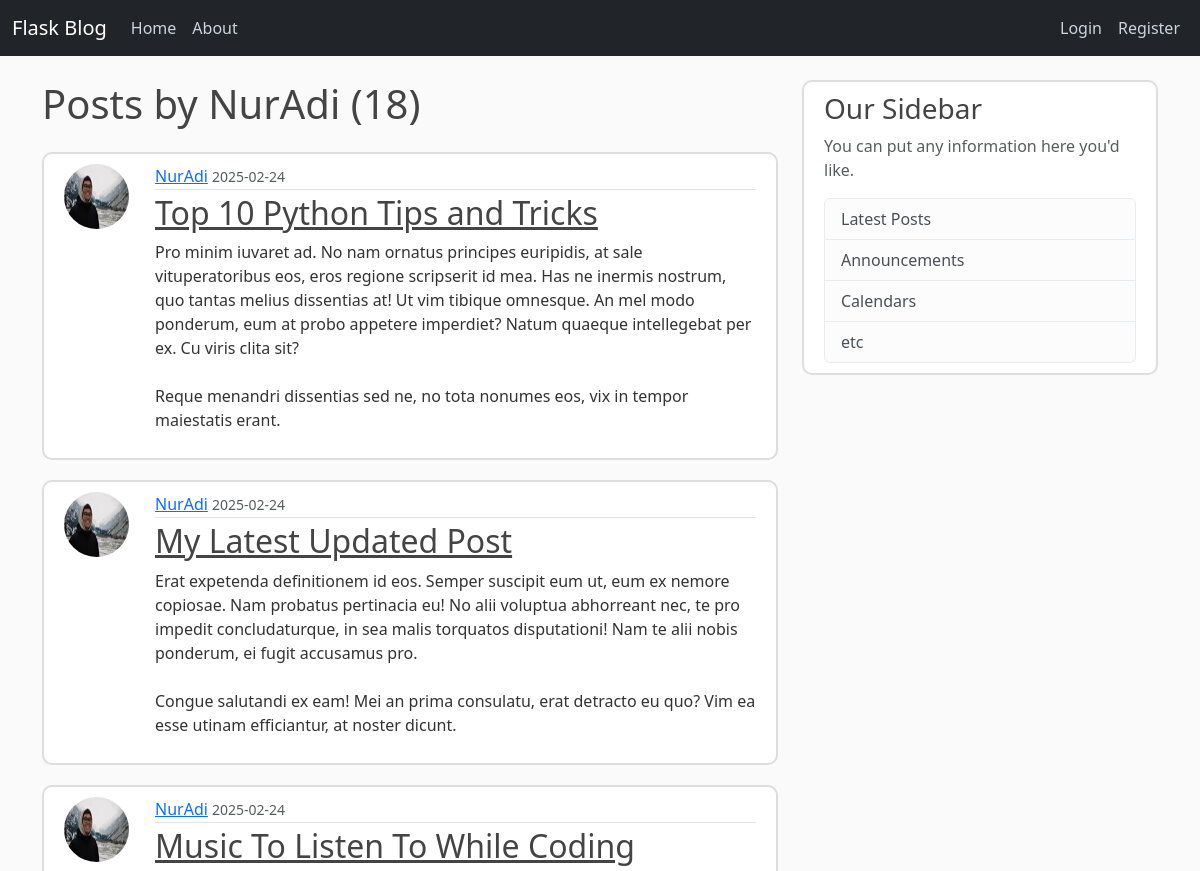
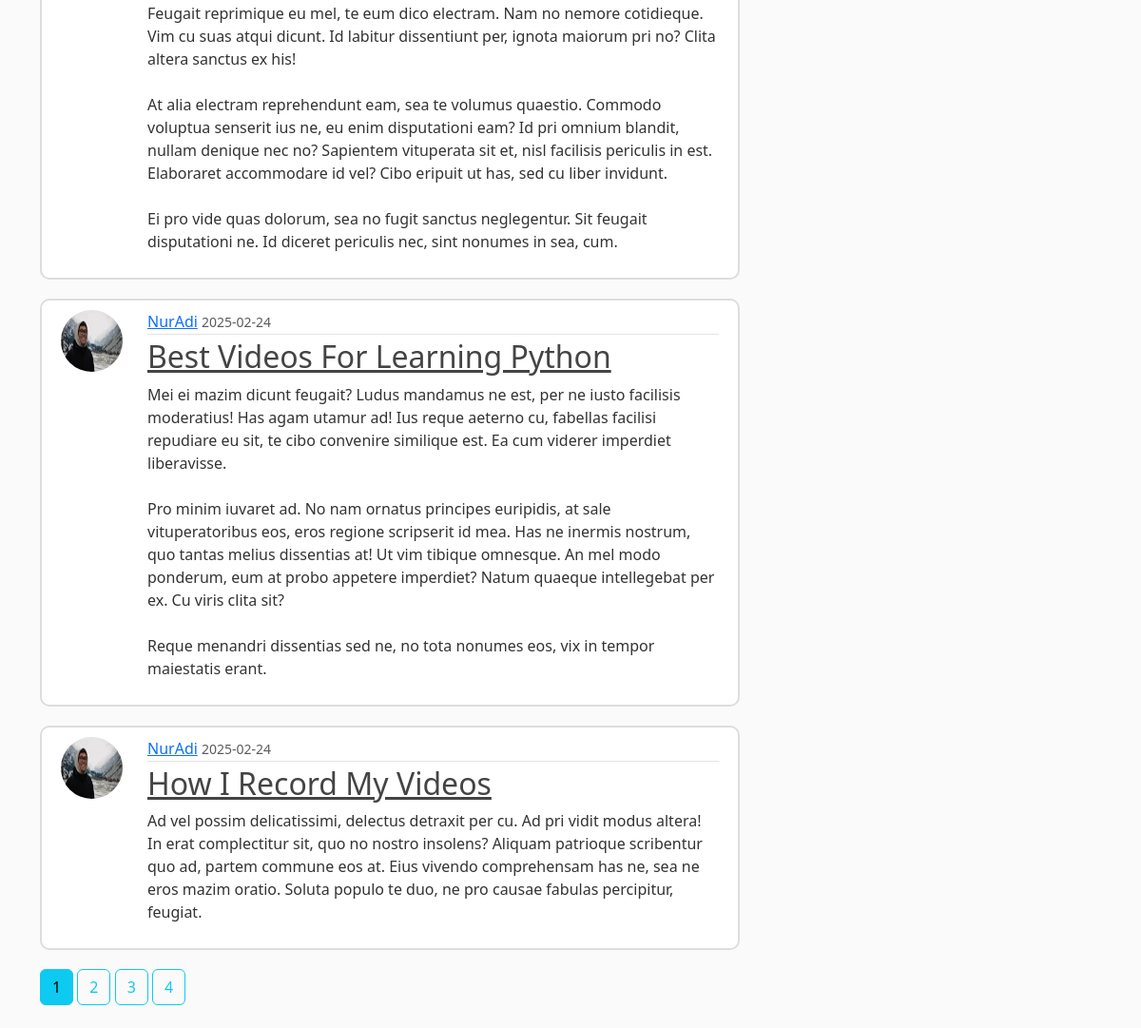
The app's page /user/NurAdi with its own data (2 pictures, top to bottom).
### flaskblog/models.py (models this page shows, shortened)
class User(db.Model, UserMixin):
    id = db.Column(db.Integer, primary_key=True)
    username = db.Column(db.String(20), unique=True, nullable=False)
    email = db.Column(db.String(120), unique=True, nullable=False)
    image_file = db.Column(db.String(20), nullable=False, default='default.jpg')
    password = db.Column(db.String(60), nullable=False)
    posts = db.relationship('Post', backref='author', lazy=True)

class Post(db.Model):
    id = db.Column(db.Integer, primary_key=True)
    title = db.Column(db.String(20), nullable=False)
    date_posted = db.Column(db.DateTime, nullable=False, default=datetime.now)
    content = db.Column(db.Text, nullable=False)
    user_id = db.Column(db.Integer, db.ForeignKey('user.id'), nullable=False)

### flaskblog/users/routes.py (the view)
@users.route('/user/<string:username>')
def user_posts(username):
    page = request.args.get('page', 1, type=int)
    user = User.query.filter_by(username=username).first_or_404()
    posts = Post.query.filter_by(author=user)\
        .order_by(Post.date_posted.desc())\
        .paginate(page=page, per_page=5)
    return render_template('user_posts.html', posts=posts, user=user)

### flaskblog/templates/user_posts.html
{% extends 'layout.html' %}
{% block content %}
	<h1 class="mb-4">Posts by {{ user.username }} ({{ posts.total }})</h1>
    {% for post in posts %}
        <article class="media content-section">
            <img class="rounded-circle article-img" src="{{ url_for('static', filename='profile_pics/' + post.author.image_file) }}">
          <div class="media-body">
            <div class="article-metadata">
              <a class="mr-2" href="{{ url_for('users.user_posts', username=post.author.username) }}">{{ post.author.username }}</a>
              <small class="text-muted">{{ post.date_posted.strftime('%Y-%m-%d') }}</small>
            </div>
            <h2><a class="article-title" href="{{ url_for('posts.post', post_id=post.id )}}">{{ post.title }}</a></h2>
            <p class="article-content">{{ post.content }}</p>
          </div>
        </article>
    {% endfor %}
    {% for page_num in posts.iter_pages(left_edge=1, right_edge=1, left_current=1, right_current=2) %}
        {% if page_num %}
            {% if page_num == posts.page %}
                <a class="btn btn-info mb-4" href="{{ url_for('users.user_posts', username=user.username, page=page_num) }}">{{ page_num }}</a>
            {% else %}
                <a class="btn btn-outline-info mb-4" href="{{ url_for('users.user_posts', username=user.username, page=page_num) }}">{{ page_num }}</a>
            {% endif %}
        {% else %}
            ...
        {% endif %}
    {% endfor %}
{% endblock content %}

### flaskblog/static/main.css (style rules this page uses)
body { background: #fafafa; color: #333333; margin-top: 5rem; }
h1, h2, h3, h4, h5, h6 { color: #444444; }
.content-section { background: #ffffff; padding: 10px 20px; border: 2px solid #dddddd; border-radius: 10px; margin-bottom: 20px; }
.article-title { color: #444444; }
.article-content { white-space: pre-line; }
.article-img { height: 65px; width: 65px; margin-right: 16px; }
.article-metadata { padding-bottom: 1px; margin-bottom: 4px; border-bottom: 1px solid #e3e3e3 }
.media { display: flex; align-items: left; }
.media-body { margin-left: 10px; }

### records on screen
User: username "NurAdi"
Post: image_file (picture), author.username "NurAdi", date_posted "2025-02-24", title "Top 10 Python Tips and Tricks", content "Pro minim iuvaret ad. No nam ornatus principes euripidis, at sale vituperatoribus eos, eros regione scripserit id mea. Has ne inermis nostrum, quo tantas melius dissentias at! Ut vim tibique omnesque. An mel modo ponderum, eum at probo appetere imperdiet? Natum quaeque intellegebat per ex. Cu viris clita sit? Reque menandri dissentias sed ne, no tota nonumes eos, vix in tempor maiestatis erant."
Post: image_file (picture), author.username "NurAdi", date_posted "2025-02-24", title "My Latest Updated Post", content "Erat expetenda definitionem id eos. Semper suscipit eum ut, eum ex nemore copiosae. Nam probatus pertinacia eu! No alii voluptua abhorreant nec, te pro impedit concludaturque, in sea malis torquatos disputationi! Nam te alii nobis ponderum, ei fugit accusamus pro. Congue salutandi ex eam! Mei an prima consulatu, erat detracto eu quo? Vim ea esse utinam efficiantur, at noster dicunt."
Post: image_file (picture), author.username "NurAdi", date_posted "2025-02-24", title "Music To Listen To While Coding", content "Feugait reprimique eu mel, te eum dico electram. Nam no nemore cotidieque. Vim cu suas atqui dicunt. Id labitur dissentiunt per, ignota maiorum pri no? Clita altera sanctus ex his! At alia electram reprehendunt eam, sea te volumus quaestio. Commodo voluptua senserit ius ne, eu enim disputationi eam? Id pri omnium blandit, nullam denique nec no? Sapientem vituperata sit et, nisl facilisis periculis in est. Elaboraret accommodare id vel? Cibo eripuit ut has, sed cu liber invidunt. Ei pro vide quas dolorum, sea no fugit sanctus neglegentur. Sit feugait disputationi ne. Id diceret periculis nec, sint nonumes in sea, cum."
Post: image_file (picture), author.username "NurAdi", date_posted "2025-02-24", title "Best Videos For Learning Python", content "Mei ei mazim dicunt feugait? Ludus mandamus ne est, per ne iusto facilisis moderatius! Has agam utamur ad! Ius reque aeterno cu, fabellas facilisi repudiare eu sit, te cibo convenire similique est. Ea cum viderer imperdiet liberavisse. Pro minim iuvaret ad. No nam ornatus principes euripidis, at sale vituperatoribus eos, eros regione scripserit id mea. Has ne inermis nostrum, quo tantas melius dissentias at! Ut vim tibique omnesque. An mel modo ponderum, eum at probo appetere imperdiet? Natum quaeque intellegebat per ex. Cu viris clita sit? Reque menandri dissentias sed ne, no tota nonumes eos, vix in tempor maiestatis erant."
Post: image_file (picture), author.username "NurAdi", date_posted "2025-02-24", title "How I Record My Videos", content "Ad vel possim delicatissimi, delectus detraxit per cu. Ad pri vidit modus altera! In erat complectitur sit, quo no nostro insolens? Aliquam patrioque scribentur quo ad, partem commune eos at. Eius vivendo comprehensam has ne, sea ne eros mazim oratio. Soluta populo te duo, ne pro causae fabulas percipitur, feugiat."

### other values on screen
{{ posts.total }} "18"
{{ page_num }} "1"
{{ page_num }} "2" "3" "4"
